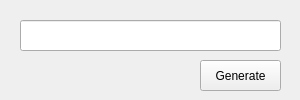
<?xml version="1.0" encoding="UTF-8"?>
<ui version="4.0">
 <class>Form</class>
 <widget class="QWidget" name="Form">
  <property name="geometry">
   <rect>
    <x>0</x>
    <y>0</y>
    <width>300</width>
    <height>100</height>
   </rect>
  </property>
  <property name="sizePolicy">
   <sizepolicy hsizetype="Fixed" vsizetype="Fixed">
    <horstretch>0</horstretch>
    <verstretch>0</verstretch>
   </sizepolicy>
  </property>
  <property name="minimumSize">
   <size>
    <width>300</width>
    <height>100</height>
   </size>
  </property>
  <property name="maximumSize">
   <size>
    <width>300</width>
    <height>100</height>
   </size>
  </property>
  <property name="windowTitle">
   <string>TTS App</string>
  </property>
  <widget class="QLineEdit" name="txtQrData">
   <property name="geometry">
    <rect>
     <x>20</x>
     <y>20</y>
     <width>261</width>
     <height>31</height>
    </rect>
   </property>
  </widget>
  <widget class="QPushButton" name="btnQrGen">
   <property name="geometry">
    <rect>
     <x>200</x>
     <y>60</y>
     <width>81</width>
     <height>31</height>
    </rect>
   </property>
   <property name="text">
    <string>Generate</string>
   </property>
  </widget>
 </widget>
 <resources/>
 <connections/>
</ui>
